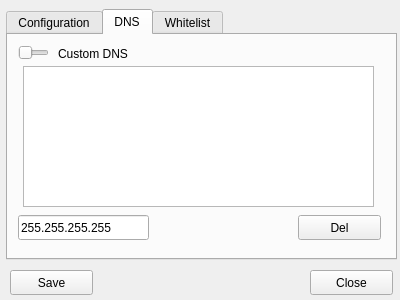
<?xml version="1.0" encoding="UTF-8"?>
<ui version="4.0">
 <class>Configuration</class>
 <widget class="QWidget" name="Configuration">
  <property name="geometry">
   <rect>
    <x>0</x>
    <y>0</y>
    <width>400</width>
    <height>300</height>
   </rect>
  </property>
  <property name="minimumSize">
   <size>
    <width>400</width>
    <height>300</height>
   </size>
  </property>
  <property name="maximumSize">
   <size>
    <width>400</width>
    <height>300</height>
   </size>
  </property>
  <property name="windowTitle">
   <string>Configuration</string>
  </property>
  <property name="windowIcon">
   <iconset>
    <normaloff>../doc/img/logo/NorseVPN.svg</normaloff>../doc/img/logo/NorseVPN.svg</iconset>
  </property>
  <widget class="QPushButton" name="btn_close">
   <property name="geometry">
    <rect>
     <x>310</x>
     <y>270</y>
     <width>83</width>
     <height>25</height>
    </rect>
   </property>
   <property name="text">
    <string>Close</string>
   </property>
  </widget>
  <widget class="QPushButton" name="btn_save">
   <property name="geometry">
    <rect>
     <x>10</x>
     <y>270</y>
     <width>83</width>
     <height>25</height>
    </rect>
   </property>
   <property name="text">
    <string>Save</string>
   </property>
  </widget>
  <widget class="QTabWidget" name="tabWidget">
   <property name="geometry">
    <rect>
     <x>6</x>
     <y>9</y>
     <width>391</width>
     <height>251</height>
    </rect>
   </property>
   <property name="currentIndex">
    <number>1</number>
   </property>
   <widget class="QWidget" name="config">
    <attribute name="title">
     <string>Configuration</string>
    </attribute>
    <widget class="QLabel" name="label_cyberSec">
     <property name="geometry">
      <rect>
       <x>70</x>
       <y>70</y>
       <width>81</width>
       <height>17</height>
      </rect>
     </property>
     <property name="toolTip">
      <string>When enabled, the CyberSec feature will automatically block suspicious websites so that no malware or other cyber threats can infect your device. Additionally, no flashy ads will come into your sight.</string>
     </property>
     <property name="text">
      <string>Cyber-Sec</string>
     </property>
    </widget>
    <widget class="QSlider" name="slid_cyberSec">
     <property name="geometry">
      <rect>
       <x>30</x>
       <y>70</y>
       <width>31</width>
       <height>16</height>
      </rect>
     </property>
     <property name="maximum">
      <number>1</number>
     </property>
     <property name="pageStep">
      <number>1</number>
     </property>
     <property name="orientation">
      <enum>Qt::Horizontal</enum>
     </property>
    </widget>
    <widget class="QSlider" name="slid_autoConnect">
     <property name="geometry">
      <rect>
       <x>30</x>
       <y>160</y>
       <width>31</width>
       <height>16</height>
      </rect>
     </property>
     <property name="maximum">
      <number>1</number>
     </property>
     <property name="pageStep">
      <number>1</number>
     </property>
     <property name="orientation">
      <enum>Qt::Horizontal</enum>
     </property>
    </widget>
    <widget class="QLabel" name="label_firewall">
     <property name="geometry">
      <rect>
       <x>70</x>
       <y>10</y>
       <width>62</width>
       <height>17</height>
      </rect>
     </property>
     <property name="toolTip">
      <string>blub</string>
     </property>
     <property name="text">
      <string>Firewall</string>
     </property>
    </widget>
    <widget class="QSlider" name="slid_ipv6">
     <property name="geometry">
      <rect>
       <x>30</x>
       <y>190</y>
       <width>31</width>
       <height>16</height>
      </rect>
     </property>
     <property name="maximum">
      <number>1</number>
     </property>
     <property name="pageStep">
      <number>1</number>
     </property>
     <property name="orientation">
      <enum>Qt::Horizontal</enum>
     </property>
    </widget>
    <widget class="QSlider" name="slid_notify">
     <property name="geometry">
      <rect>
       <x>30</x>
       <y>130</y>
       <width>31</width>
       <height>16</height>
      </rect>
     </property>
     <property name="maximum">
      <number>1</number>
     </property>
     <property name="pageStep">
      <number>1</number>
     </property>
     <property name="orientation">
      <enum>Qt::Horizontal</enum>
     </property>
    </widget>
    <widget class="QSlider" name="slid_firewall">
     <property name="geometry">
      <rect>
       <x>30</x>
       <y>10</y>
       <width>31</width>
       <height>16</height>
      </rect>
     </property>
     <property name="maximum">
      <number>1</number>
     </property>
     <property name="pageStep">
      <number>1</number>
     </property>
     <property name="tracking">
      <bool>true</bool>
     </property>
     <property name="orientation">
      <enum>Qt::Horizontal</enum>
     </property>
    </widget>
    <widget class="QLabel" name="label_killSwitch">
     <property name="geometry">
      <rect>
       <x>70</x>
       <y>40</y>
       <width>81</width>
       <height>17</height>
      </rect>
     </property>
     <property name="toolTip">
      <string>This security feature blocks your device from accessing the Internet outside the secure VPN tunnel, in case connection with a VPN server is lost.</string>
     </property>
     <property name="text">
      <string>Kill Switch</string>
     </property>
    </widget>
    <widget class="QLabel" name="label_obfuscate">
     <property name="geometry">
      <rect>
       <x>70</x>
       <y>100</y>
       <width>91</width>
       <height>17</height>
      </rect>
     </property>
     <property name="text">
      <string>Obfuscate</string>
     </property>
    </widget>
    <widget class="QLabel" name="label_notify">
     <property name="geometry">
      <rect>
       <x>70</x>
       <y>130</y>
       <width>51</width>
       <height>17</height>
      </rect>
     </property>
     <property name="text">
      <string>Notify</string>
     </property>
    </widget>
    <widget class="QLabel" name="label_autoconnect">
     <property name="geometry">
      <rect>
       <x>70</x>
       <y>160</y>
       <width>111</width>
       <height>17</height>
      </rect>
     </property>
     <property name="toolTip">
      <string>When enabled, this feature will automatically try to connect to VPN on operating system startup. </string>
     </property>
     <property name="text">
      <string>Auto Connect</string>
     </property>
    </widget>
    <widget class="QSlider" name="slid_obfuscate">
     <property name="geometry">
      <rect>
       <x>30</x>
       <y>100</y>
       <width>31</width>
       <height>16</height>
      </rect>
     </property>
     <property name="maximum">
      <number>1</number>
     </property>
     <property name="pageStep">
      <number>1</number>
     </property>
     <property name="orientation">
      <enum>Qt::Horizontal</enum>
     </property>
    </widget>
    <widget class="QLabel" name="label_ipv6">
     <property name="geometry">
      <rect>
       <x>70</x>
       <y>190</y>
       <width>51</width>
       <height>17</height>
      </rect>
     </property>
     <property name="text">
      <string>IPv6</string>
     </property>
    </widget>
    <widget class="QSlider" name="slid_killSwitch">
     <property name="geometry">
      <rect>
       <x>30</x>
       <y>40</y>
       <width>31</width>
       <height>16</height>
      </rect>
     </property>
     <property name="maximum">
      <number>1</number>
     </property>
     <property name="pageStep">
      <number>1</number>
     </property>
     <property name="orientation">
      <enum>Qt::Horizontal</enum>
     </property>
    </widget>
    <widget class="QComboBox" name="cb_protocol">
     <property name="geometry">
      <rect>
       <x>287</x>
       <y>8</y>
       <width>86</width>
       <height>25</height>
      </rect>
     </property>
     <property name="insertPolicy">
      <enum>QComboBox::InsertAtBottom</enum>
     </property>
     <property name="sizeAdjustPolicy">
      <enum>QComboBox::AdjustToMinimumContentsLength</enum>
     </property>
     <property name="frame">
      <bool>true</bool>
     </property>
     <property name="modelColumn">
      <number>0</number>
     </property>
    </widget>
    <widget class="QComboBox" name="cb_technology">
     <property name="geometry">
      <rect>
       <x>287</x>
       <y>48</y>
       <width>86</width>
       <height>25</height>
      </rect>
     </property>
     <property name="sizeAdjustPolicy">
      <enum>QComboBox::AdjustToMinimumContentsLength</enum>
     </property>
     <property name="frame">
      <bool>true</bool>
     </property>
     <property name="modelColumn">
      <number>0</number>
     </property>
    </widget>
    <widget class="QLabel" name="label_technology">
     <property name="geometry">
      <rect>
       <x>188</x>
       <y>50</y>
       <width>81</width>
       <height>20</height>
      </rect>
     </property>
     <property name="text">
      <string>Technology</string>
     </property>
    </widget>
    <widget class="QLabel" name="label_protocol">
     <property name="geometry">
      <rect>
       <x>210</x>
       <y>13</y>
       <width>62</width>
       <height>17</height>
      </rect>
     </property>
     <property name="text">
      <string>Protocol</string>
     </property>
    </widget>
   </widget>
   <widget class="QWidget" name="dns">
    <attribute name="title">
     <string>DNS</string>
    </attribute>
    <widget class="QLabel" name="label_dns">
     <property name="geometry">
      <rect>
       <x>50</x>
       <y>10</y>
       <width>101</width>
       <height>17</height>
      </rect>
     </property>
     <property name="text">
      <string>Custom DNS</string>
     </property>
    </widget>
    <widget class="QSlider" name="slid_dns">
     <property name="geometry">
      <rect>
       <x>10</x>
       <y>10</y>
       <width>31</width>
       <height>16</height>
      </rect>
     </property>
     <property name="maximum">
      <number>1</number>
     </property>
     <property name="pageStep">
      <number>1</number>
     </property>
     <property name="orientation">
      <enum>Qt::Horizontal</enum>
     </property>
    </widget>
    <widget class="QLineEdit" name="line_dns">
     <property name="geometry">
      <rect>
       <x>10</x>
       <y>180</y>
       <width>131</width>
       <height>25</height>
      </rect>
     </property>
     <property name="text">
      <string>255.255.255.255</string>
     </property>
     <property name="maxLength">
      <number>15</number>
     </property>
    </widget>
    <widget class="QPushButton" name="dns_delete">
     <property name="geometry">
      <rect>
       <x>290</x>
       <y>180</y>
       <width>83</width>
       <height>25</height>
      </rect>
     </property>
     <property name="text">
      <string>Del</string>
     </property>
    </widget>
    <widget class="QListWidget" name="list_dns">
     <property name="geometry">
      <rect>
       <x>15</x>
       <y>31</y>
       <width>351</width>
       <height>141</height>
      </rect>
     </property>
    </widget>
   </widget>
   <widget class="QWidget" name="whitelist">
    <attribute name="title">
     <string>Whitelist</string>
    </attribute>
   </widget>
  </widget>
 </widget>
 <resources/>
 <connections/>
</ui>
